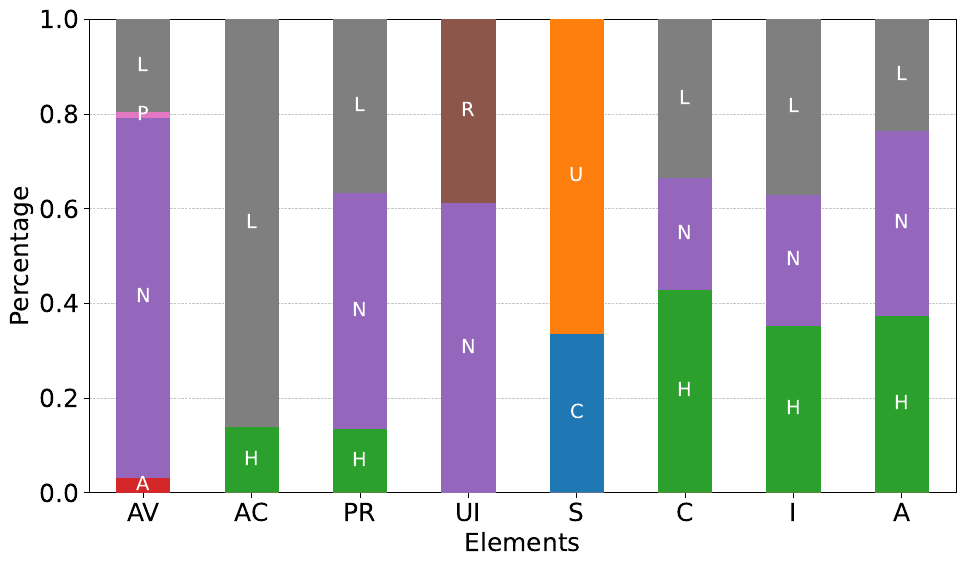

Here is the Python script that generated this plot:
import pandas as pd
import matplotlib.pyplot as plt
plt.rcParams.update({'font.size': 18})

df = pd.read_parquet('../../dataset.parquet')

results = {}

for column in ['AV', 'AC', 'PR', 'UI', 'S', 'C', 'I', 'A']:
    print(f"Value counts for column '{column}':")
    value_counts = df[column].value_counts()
    print(value_counts)
    results[column] = (value_counts / value_counts.sum()).to_dict()

# Prepare data 
categories = list(results.keys())
unique_values = list(set(val for counts in results.values() for val in counts.keys()))
plot_data = pd.DataFrame(index=unique_values, columns=categories).fillna(0)

for column, counts in results.items():
    for value, count in counts.items():
        plot_data.at[value, column] = count

# Plot 
ax = plot_data.T.plot(kind='bar', stacked=True, figsize=(10, 6), zorder=5)

# Add labels inside the bars
for container, value_label in zip(ax.containers, unique_values):
    for bar in container:
        height = bar.get_height()
        if height > 0:
            ax.text(
                bar.get_x() + bar.get_width() / 2,
                bar.get_y() + height / 2,
                value_label,
                ha='center',
                va='center',
                fontsize=14,
                color='white',
                zorder=10
            )

#plt.title('Stacked Bar Plot of Dataset Distribution')
plt.xlabel('Elements')
plt.ylabel('Percentage')
plt.xticks(rotation=0)
plt.ylim(0, 1)
ax.legend_.remove()
plt.grid(True, which='both', linestyle='--', linewidth=0.5, alpha=0.7, zorder=0)
plt.tight_layout()
plt.savefig('dataset_distribution.pdf', dpi=300, bbox_inches='tight')
plt.show()
